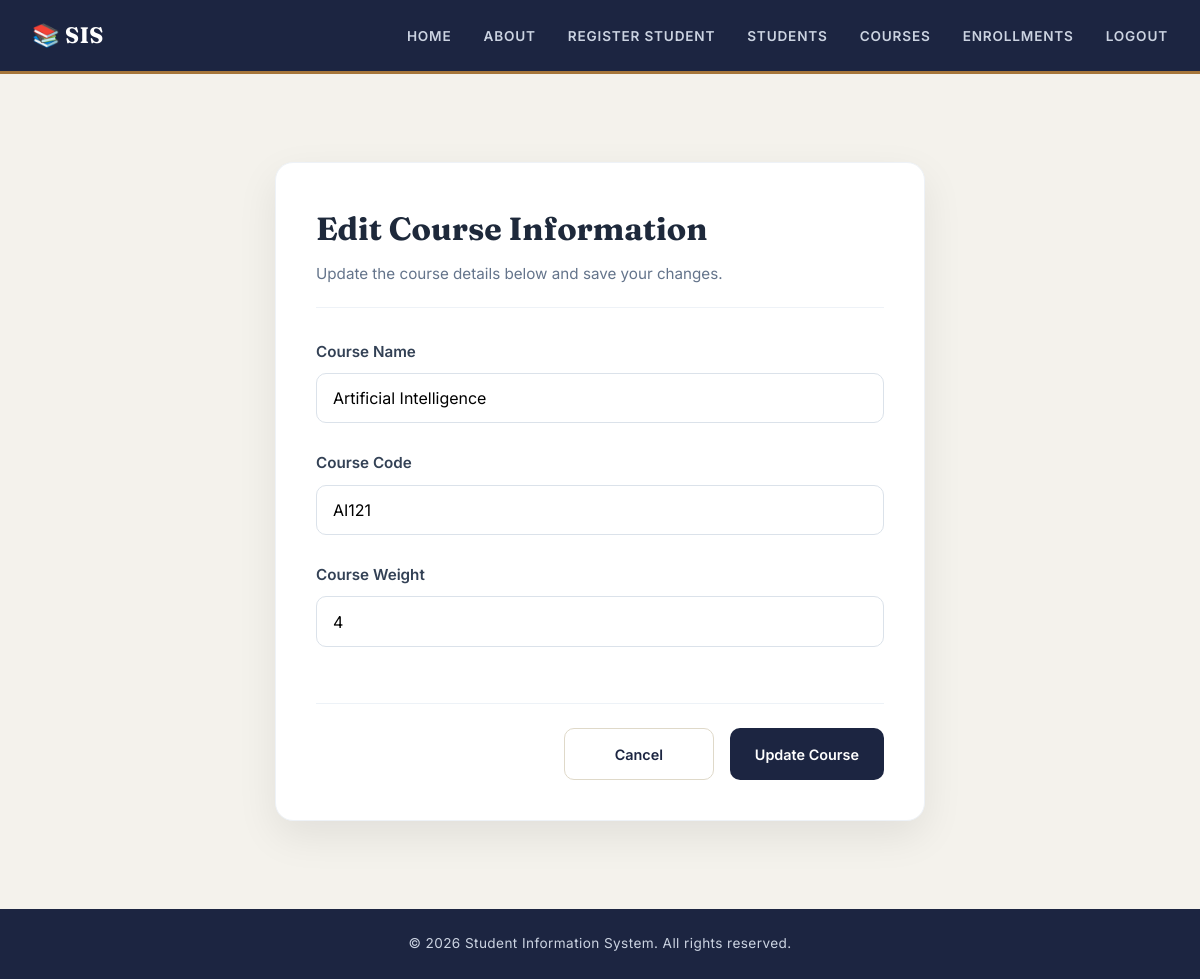
Page /course/edit/1 (signed in) on the committed database.
### models.py (models this page shows, shortened)
class Course(db.Model):
    __tablename__ = 'courses'
    id = db.Column(db.Integer, primary_key = True)
    course_name = db.Column(db.String(100), nullable = False)
    course_code = db.Column(db.String(50), unique = True, nullable = False)
    course_weight = db.Column(db.Integer, nullable = True)
    is_active = db.Column(db.Boolean, default = True)

### app.py (the view, shortened to what this page needs)
@app.route('/course/edit/<int:course_id>', methods=['GET', 'POST'])
@login_required
def edit_course_route(course_id):
    course = Course.query.get_or_404(course_id)
    return render_template(
        'edit_course.html',
        course=course
    )

### auth.py (called while the page is built)
def login_required(view):
    @wraps(view)
    def wrapped_view(*args, **kwargs):
        if session.get("user_id") is None:
            flash("Please log in to continue.", "error")
            return redirect(url_for("login"))
        return view(*args, **kwargs)
    return wrapped_view

### templates/edit_course.html (shortened to what this page needs)
{% extends "base.html" %}
{% block styles %}
<link rel="stylesheet" href="{{ url_for('static', filename='edit_course.css') }}">
{% endblock %}
{% block content %}
<section class="edit-course-page">
    <div class="edit-course-card">
        <div class="card-header">
            <h2>Edit Course Information</h2>
            <p>Update the course details below and save your changes.</p>
        </div>
        <form method="POST" action="{{ url_for('edit_course_route', course_id=course.id) }}">
            <div class="form-body">
                <div class="form-group">
                    <label for="course_name">Course Name</label>
                    <input
                        type="text"
                        id="course_name"
                        name="course_name"
                        value="{{ course.course_name }}"
                        placeholder="Enter course name"
                        autocomplete="off"
                        required>
                </div>
                <div class="form-group">
                    <label for="course_code">Course Code</label>
                    <input
                        type="text"
                        id="course_code"
                        name="course_code"
                        value="{{ course.course_code }}"
                        placeholder="Enter course code"
                        autocomplete="off"
                        required>
                </div>
                <div class="form-group">
                    <label for="course_weight">Course Weight</label>
                    <input
                        type="number"
                        id="course_weight"
                        name="course_weight"
                        value="{{ course.course_weight }}"
                        placeholder="Enter course weight"
                        min="1"
                        required>
                </div>
            </div>
            <div class="form-actions">
                <a href="{{ url_for('course_list') }}" class="btn btn-secondary">
                    Cancel
                </a>
                <button type="submit" class="btn btn-primary">
                    Update Course
                </button>
            </div>
        </form>
    </div>
</section>
{% endblock %}

### static/style.css (style rules this page uses)
:root { --color-ink: #1c2541; --color-ink-soft: #3a506b; --color-paper: #f4f2ec; --color-surface: #ffffff; --color-line: #dfd9c9; --color-accent: #a6763a; --color-accent-soft: #eadfc9; --color-success: #3f7a5d; --color-success-bg: #e4efe8; --color-danger: #b4483c; --color-danger-bg: #f7e7e4; --color-info: #3a6f8f; --color-info-bg: #e5eef2; --color-muted: #6b7280; --font-display: 'Fraunces', Georgia, serif; --font-body: 'Inter', -apple-system, BlinkMacSystemFont, sans-serif; --font-mono: 'IBM Plex Mono', 'Courier New', monospace; --radius-sm: 6px; --radius-md: 10px; --radius-lg: 16px; --shadow-card: 0 1px 2px rgba(28,37,65,.05), 0 10px 28px rgba(28,37,65,.07); }
* { margin: 0; padding: 0; box-sizing: border-box; }
body { font-family: var(--font-body); background: var(--color-paper); color: var(--color-ink); line-height: 1.6; min-height: 100vh; display: flex; flex-direction: column; }
h1, h2, h3, h4 { font-family: var(--font-display); color: var(--color-ink); font-weight: 600; }
a { color: inherit; }
.btn { display: inline-flex; justify-content: center; align-items: center; gap: .4rem; padding: .75rem 1.4rem; border: 1px solid transparent; border-radius: var(--radius-sm); text-decoration: none; cursor: pointer; font-family: var(--font-body); font-weight: 600; font-size: .9rem; transition: transform .15s ease, background .15s ease, border-color .15s ease; }
.btn-primary { background: var(--color-ink); color: #fff; }
.btn-secondary { background: transparent; color: var(--color-ink); border-color: var(--color-line); }
input, select, textarea { font-family: inherit; }

### static/edit_course.css (style rules this page uses)
.edit-course-page { display: flex; justify-content: center; align-items: center; padding: 3rem 1rem; min-height: calc(100vh - 180px); }
.edit-course-card { width: 100%; max-width: 650px; background: #ffffff; border-radius: 18px; padding: 2.5rem; box-shadow: 0 15px 40px rgba(0, 0, 0, 0.08); border: 1px solid #eef2f7; }
.edit-course-card h2 { color: #1e293b; font-size: 2rem; font-weight: 700; margin-bottom: .5rem; }
.edit-course-card p { color: #64748b; margin-bottom: 2rem; font-size: .95rem; }
.form-group { margin-bottom: 1.5rem; }
.form-group label { display: block; font-weight: 600; color: #334155; margin-bottom: .55rem; font-size: .95rem; }
.form-group input { width: 100%; padding: .9rem 1rem; font-size: 1rem; border: 1px solid #dbe2ea; border-radius: 10px; background: #ffffff; transition: all .25s ease; }
.form-actions { display: flex; justify-content: flex-end; gap: 1rem; margin-top: 2rem; padding-top: 1.5rem; border-top: 1px solid #edf2f7; }
.form-actions .btn { min-width: 150px; padding: .85rem 1.5rem; border-radius: 10px; font-weight: 600; transition: all .25s ease; }
.card-header { margin-bottom: 2rem; border-bottom: 1px solid #eef2f7; padding-bottom: 1.25rem; }
.card-header h2 { margin-bottom: .5rem; }
.card-header p { margin: 0; color: #64748b; line-height: 1.6; }
.form-body { display: flex; flex-direction: column; gap: .25rem; }

### rows in the picture
Course: course_name "Artificial Intelligence", course_code "AI121", course_weight "4"
